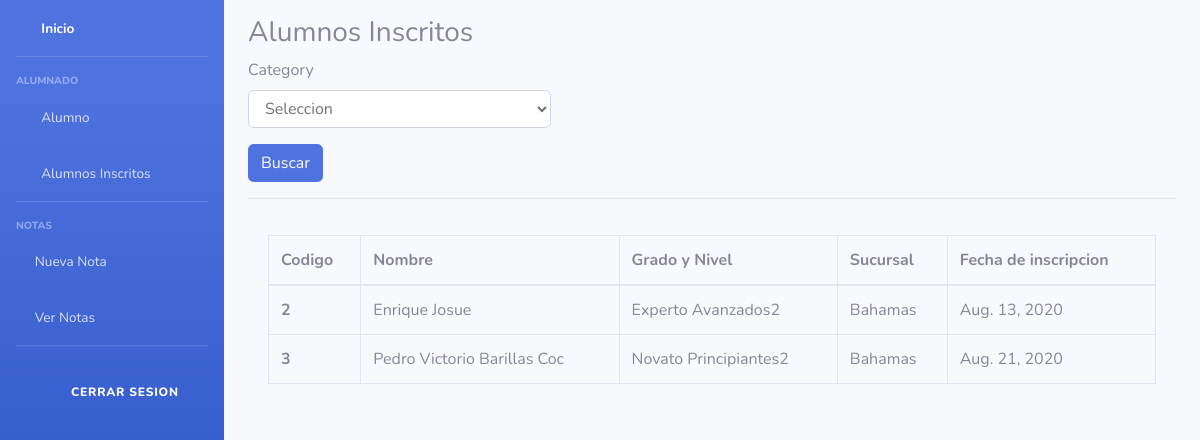
/reportinscritos_curso_grado/, run on the app's committed database.
### Models/Inscripcion/models.py (models this page shows, shortened)
class Inscripcion(models.Model):
    id_inscripcion = models.AutoField(primary_key=True)
    alumno_id_alumno = models.ForeignKey(Alumno, blank=False, on_delete=models.CASCADE)
    nivel_id_nivel = models.ForeignKey(Nivel, on_delete=models.CASCADE)
    sucursal_id_sucursal = models.ForeignKey(Sucursal, on_delete=models.CASCADE)
    fecha = models.DateField()
    usuario_id_user = models.ForeignKey(User, on_delete=models.CASCADE)

### Models/Alumno/models.py (models this page shows)
class Alumno(models.Model):
    id_alumno = models.AutoField(primary_key=True)
    nombre = models.CharField(max_length=45)
    apellido = models.CharField(max_length=45)
    dpi = models.CharField(max_length=13, unique=True)
    telefono = models.CharField(max_length=10)
    correo = models.EmailField(max_length=125)
    def __str__(self):
        return '{} {}'.format(self.nombre, self.apellido)

### Models/Nivel/models.py (models this page shows)
class Nivel(models.Model):
    id_nivel = models.AutoField(primary_key=True)
    nombre_nivel = models.CharField(max_length=45)
    grado_id_grado = models.ForeignKey(Grado, on_delete=models.CASCADE)
    def __str__(self):
        return '{} {}'.format(self.grado_id_grado,self.nombre_nivel)

class Grado(models.Model):
    id_grado = models.AutoField(primary_key=True)
    nombre_grado = models.CharField(max_length=45)
    def __str__(self):
        return '{}'.format(self.nombre_grado)

### Models/Sucursal/models.py (models this page shows)
class Sucursal(models.Model):
    id_sucursal = models.AutoField(primary_key=True)
    nombre = models.CharField(max_length=45)
    razon_social = models.CharField(max_length=45)
    direccion = models.CharField(max_length=125)
    correo = models.EmailField(max_length=125)
    telefono = models.CharField(max_length=10)
    def __str__(self):
        return self.nombre

### Models/Inscripcion/views.py (the view, shortened to what this page needs)
# urls.py: path("reportinscritos_curso_grado/", reporInscritosView.reportInscritos_cursoYgrado , name="repor_inscritos_curso_grado"),
    def reportInscritos_cursoYgrado(request):
        qs = Inscripcion.objects.all()
        grado_seccion = Nivel.objects.all()
        category = request.GET.get('category')
        context = {
            'queryset': qs,
            'seccion_grado': grado_seccion
        }
        return render(request, 'reportInscritosCurso_Grado.html', context)

### Templates/reportInscritosCurso_Grado.html (shortened to what this page needs)
{% extends "nabvar.html" %}
{% block content %}
    <main role="main" class="container">
      <h3>Alumnos Inscritos</h3>
      <form method="GET" action=".">
        <div class="form-row">
          <div class="form-group col-md-4">
            <label for="category">Category</label>
            <select id="category" class="form-control" name="category">
              <option selected>Seleccion</option>
            </select>
          </div>
        </div>
        <button type="submit" class="btn btn-primary">Buscar</button>
      </form>
      <hr/>
        <div class="card-body">
              <div class="table-responsive">
                <table class="table table-bordered" id="dataTable" width="100%" cellspacing="0">
                  <thead>
                    <tr>
                      <th scope= "col">Codigo</th>
                      <th scope= "col">Nombre</th>
                      <th scope= "col">Grado y Nivel</th>
                      <th scope= "col">Sucursal</th>
                      <th scope= "col">Fecha de inscripcion</th>
                    </tr>
                  </thead>
                  <tbody>
                    {% for alumnos in queryset %}
                    <tr>
                      <th scope="row">{{ alumnos.pk }}</th>
                      <td>{{ alumnos.alumno_id_alumno }}</td>
                      <td>{{ alumnos.nivel_id_nivel }}</td>
                      <td>{{ alumnos.sucursal_id_sucursal }}</td>
                      <td>{{ alumnos.fecha }}</td>
                    </tr>
                  {% endfor %}
                  </tbody>
                </table>
              </div>
            </div>
      <div class="row">
      </div>
    </main>
{% endblock %}

### data on the page
Inscripcion: pk "2", alumno_id_alumno "Enrique Josue", nivel_id_nivel "Experto Avanzados2", sucursal_id_sucursal "Bahamas", fecha "Aug. 13, 2020"
Inscripcion: pk "3", alumno_id_alumno "Pedro Victorio Barillas Coc", nivel_id_nivel "Novato Principiantes2", sucursal_id_sucursal "Bahamas", fecha "Aug. 21, 2020"
